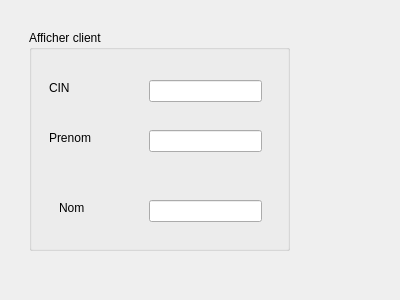
<?xml version="1.0" encoding="UTF-8"?>
<ui version="4.0">
 <class>Dialog</class>
 <widget class="QDialog" name="Dialog">
  <property name="geometry">
   <rect>
    <x>0</x>
    <y>0</y>
    <width>400</width>
    <height>300</height>
   </rect>
  </property>
  <property name="windowTitle">
   <string>Afficher client</string>
  </property>
  <widget class="QGroupBox" name="groupBox">
   <property name="geometry">
    <rect>
     <x>29</x>
     <y>30</y>
     <width>261</width>
     <height>221</height>
    </rect>
   </property>
   <property name="title">
    <string>Afficher client</string>
   </property>
   <widget class="QLabel" name="label">
    <property name="geometry">
     <rect>
      <x>20</x>
      <y>50</y>
      <width>56</width>
      <height>16</height>
     </rect>
    </property>
    <property name="text">
     <string>CIN</string>
    </property>
   </widget>
   <widget class="QLabel" name="label_2">
    <property name="geometry">
     <rect>
      <x>20</x>
      <y>100</y>
      <width>56</width>
      <height>16</height>
     </rect>
    </property>
    <property name="text">
     <string>Prenom</string>
    </property>
   </widget>
   <widget class="QLabel" name="label_3">
    <property name="geometry">
     <rect>
      <x>30</x>
      <y>170</y>
      <width>56</width>
      <height>16</height>
     </rect>
    </property>
    <property name="text">
     <string>Nom</string>
    </property>
   </widget>
   <widget class="QLineEdit" name="lineEdit_cinD">
    <property name="geometry">
     <rect>
      <x>120</x>
      <y>50</y>
      <width>113</width>
      <height>22</height>
     </rect>
    </property>
    <property name="readOnly">
     <bool>true</bool>
    </property>
   </widget>
   <widget class="QLineEdit" name="lineEdit_prenomD">
    <property name="geometry">
     <rect>
      <x>120</x>
      <y>100</y>
      <width>113</width>
      <height>22</height>
     </rect>
    </property>
    <property name="readOnly">
     <bool>true</bool>
    </property>
   </widget>
   <widget class="QLineEdit" name="lineEdit_nomD">
    <property name="geometry">
     <rect>
      <x>120</x>
      <y>170</y>
      <width>113</width>
      <height>22</height>
     </rect>
    </property>
    <property name="readOnly">
     <bool>true</bool>
    </property>
   </widget>
  </widget>
 </widget>
 <resources/>
 <connections/>
</ui>
